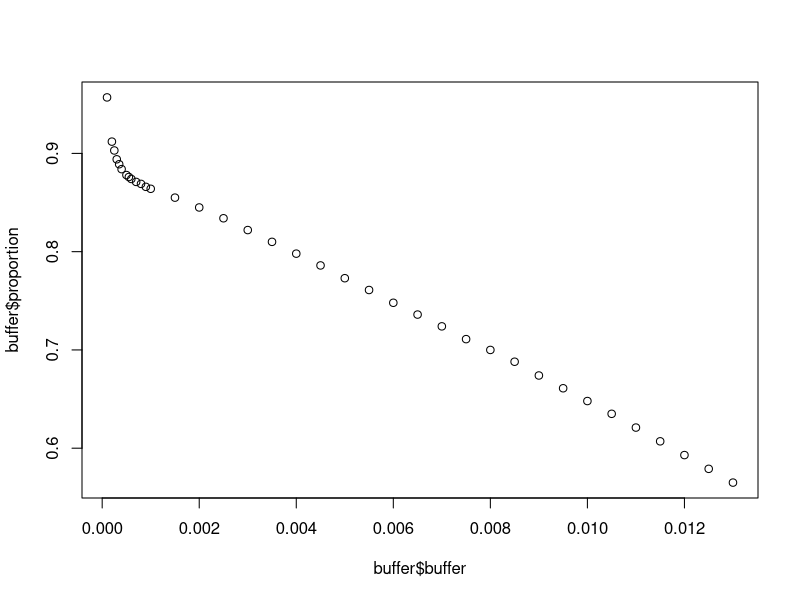
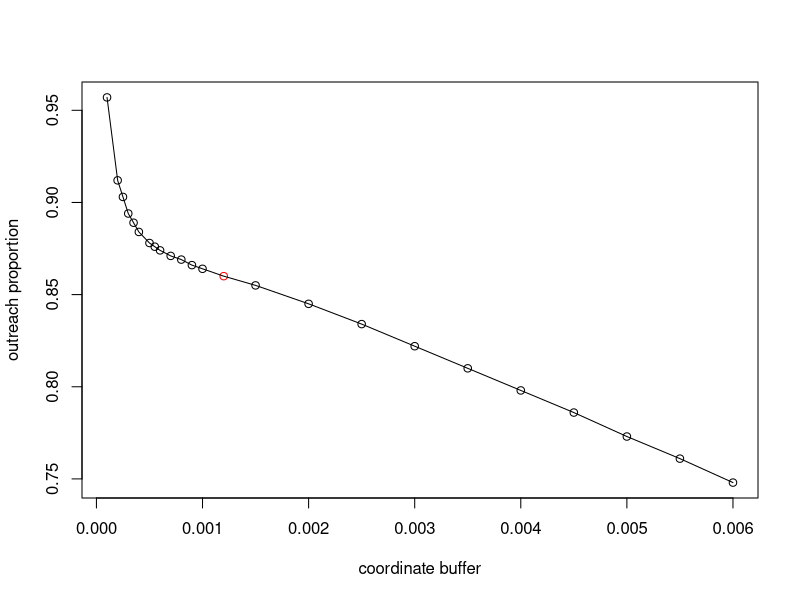

Recreate these plots in R, in order.
buffer <- data.frame(buffer = c(0.0001,0.0002,0.00025,0.0003,0.00035,0.0004,0.0005,0.00055,0.0006,0.0007,0.0008,0.0009,
                                seq(0.001,0.013,0.0005)),
                     proportion = c(0.957,0.912,0.903,0.894,0.889,0.884,0.878,0.876,0.874,0.871,0.869,0.866,
                                    0.864,0.855,0.845,0.834,0.822,0.81,0.798,0.786,0.773,0.761,0.748,
                                    0.736,0.724,0.711,0.7,0.688,0.674,0.661,0.648,0.635,0.621,0.607,0.593,
                                    0.579,0.565))
plot(buffer$buffer,buffer$proportion)



buffer <- data.frame(buffer = c(0.0001,0.0002,0.00025,0.0003,0.00035,0.0004,0.0005,0.00055,0.0006,0.0007,0.0008,0.0009,0.0010,0.0012,
                                seq(0.0015,0.006,0.0005)),
                     proportion = c(0.957,0.912,0.903,0.894,0.889,0.884,0.878,0.876,0.874,0.871,0.869,0.866,0.864,0.86,
                                    0.855,0.845,0.834,0.822,0.81,0.798,0.786,0.773,0.761,0.748))

x<-buffer$buffer
y<-buffer$proportion
plot(x,y, col=ifelse(x == c(0.0012), 'red', 'black'),
     xlab="coordinate buffer", ylab="outreach proportion")
lines(x,y)

line <- data.frame(buffer =  seq(0.001,0.006,0.0005),
                   proportion=c(0.864,0.855,0.845,0.834,0.822,0.81,0.798,0.786,0.773,0.761,0.748))
lmod <- lm(proportion~buffer,data = line)
predict(lmod,newx=0.0009)
